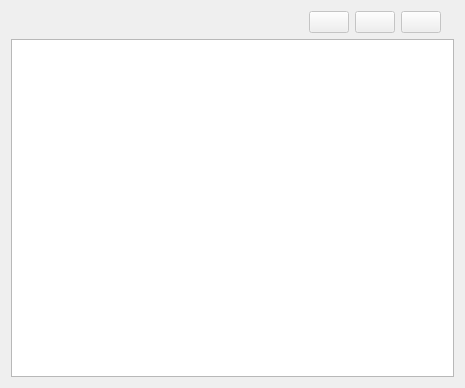
<?xml version="1.0" encoding="UTF-8"?>
<ui version="4.0">
 <class>ResultsViewWidget</class>
 <widget class="QWidget" name="ResultsViewWidget">
  <property name="geometry">
   <rect>
    <x>0</x>
    <y>0</y>
    <width>465</width>
    <height>388</height>
   </rect>
  </property>
  <property name="windowTitle">
   <string>Form</string>
  </property>
  <layout class="QVBoxLayout" name="verticalLayout">
   <item>
    <layout class="QHBoxLayout" name="navigationButtonsLayout">
     <item>
      <widget class="QLabel" name="nbResultsLabel">
       <property name="text">
        <string/>
       </property>
      </widget>
     </item>
     <item>
      <widget class="QPushButton" name="previousPageButton">
       <property name="enabled">
        <bool>false</bool>
       </property>
       <property name="sizePolicy">
        <sizepolicy hsizetype="Maximum" vsizetype="Maximum">
         <horstretch>0</horstretch>
         <verstretch>0</verstretch>
        </sizepolicy>
       </property>
       <property name="toolTip">
        <string>Previous page</string>
       </property>
       <property name="text">
        <string/>
       </property>
       <property name="icon">
        <iconset resource="../../tagainijisho.qrc">
         <normaloff>:/images/icons/arrow-left.png</normaloff>:/images/icons/arrow-left.png</iconset>
       </property>
      </widget>
     </item>
     <item>
      <widget class="QPushButton" name="nextPageButton">
       <property name="enabled">
        <bool>false</bool>
       </property>
       <property name="sizePolicy">
        <sizepolicy hsizetype="Maximum" vsizetype="Maximum">
         <horstretch>0</horstretch>
         <verstretch>0</verstretch>
        </sizepolicy>
       </property>
       <property name="toolTip">
        <string>Next page</string>
       </property>
       <property name="text">
        <string/>
       </property>
       <property name="icon">
        <iconset resource="../../tagainijisho.qrc">
         <normaloff>:/images/icons/arrow-right.png</normaloff>:/images/icons/arrow-right.png</iconset>
       </property>
      </widget>
     </item>
     <item>
      <widget class="QPushButton" name="showAllResultsButton">
       <property name="enabled">
        <bool>false</bool>
       </property>
       <property name="sizePolicy">
        <sizepolicy hsizetype="Maximum" vsizetype="Maximum">
         <horstretch>0</horstretch>
         <verstretch>0</verstretch>
        </sizepolicy>
       </property>
       <property name="toolTip">
        <string>Show all results</string>
       </property>
       <property name="text">
        <string/>
       </property>
       <property name="icon">
        <iconset resource="../../tagainijisho.qrc">
         <normaloff>:/images/icons/arrow-down-double.png</normaloff>:/images/icons/arrow-down-double.png</iconset>
       </property>
      </widget>
     </item>
     <item>
      <widget class="ClickableLabel" name="searchActiveAnimation">
       <property name="sizePolicy">
        <sizepolicy hsizetype="Fixed" vsizetype="Fixed">
         <horstretch>0</horstretch>
         <verstretch>0</verstretch>
        </sizepolicy>
       </property>
       <property name="toolTip">
        <string>Click when a search is active to abort it</string>
       </property>
       <property name="text">
        <string/>
       </property>
      </widget>
     </item>
    </layout>
   </item>
   <item>
    <widget class="ResultsView" name="_resultsView">
     <property name="acceptDrops">
      <bool>false</bool>
     </property>
     <property name="showDropIndicator" stdset="0">
      <bool>true</bool>
     </property>
     <property name="dragEnabled">
      <bool>true</bool>
     </property>
     <property name="dragDropMode">
      <enum>QAbstractItemView::DragOnly</enum>
     </property>
     <property name="selectionMode">
      <enum>QAbstractItemView::ExtendedSelection</enum>
     </property>
    </widget>
   </item>
  </layout>
 </widget>
 <customwidgets>
  <customwidget>
   <class>ResultsView</class>
   <extends>QListView</extends>
   <header>gui/ResultsView.h</header>
  </customwidget>
  <customwidget>
   <class>ClickableLabel</class>
   <extends>QLabel</extends>
   <header>gui/ClickableLabel.h</header>
  </customwidget>
 </customwidgets>
 <tabstops>
  <tabstop>_resultsView</tabstop>
  <tabstop>previousPageButton</tabstop>
  <tabstop>nextPageButton</tabstop>
  <tabstop>showAllResultsButton</tabstop>
 </tabstops>
 <resources>
  <include location="../../tagainijisho.qrc"/>
 </resources>
 <connections/>
</ui>
